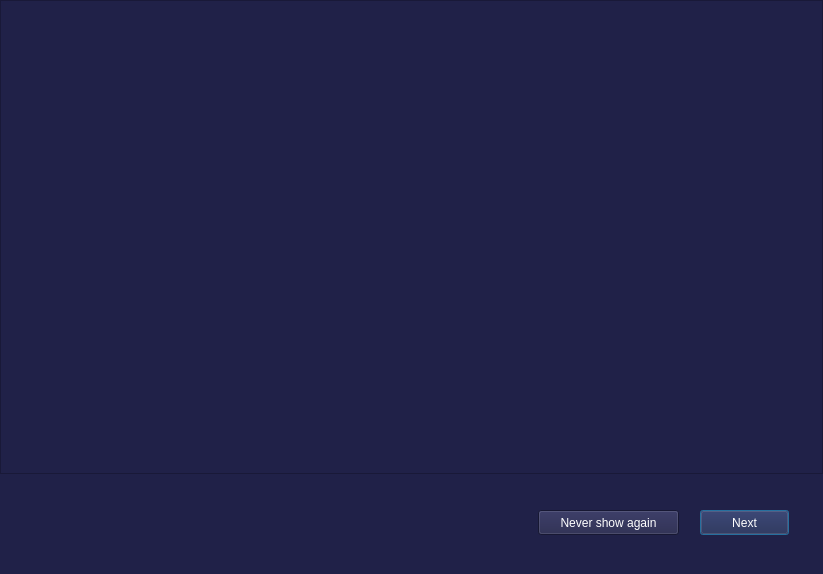
<?xml version="1.0" encoding="UTF-8"?>
<ui version="4.0">
 <class>tutorial</class>
 <widget class="QDialog" name="tutorial">
  <property name="geometry">
   <rect>
    <x>0</x>
    <y>0</y>
    <width>823</width>
    <height>574</height>
   </rect>
  </property>
  <property name="windowTitle">
   <string>Tutorial</string>
  </property>
  <property name="styleSheet">
   <string notr="true">background:rgb(32, 33, 72); 
color:white;</string>
  </property>
  <widget class="QTextEdit" name="textEdit">
   <property name="geometry">
    <rect>
     <x>0</x>
     <y>0</y>
     <width>823</width>
     <height>474</height>
    </rect>
   </property>
  </widget>
  <widget class="QPushButton" name="pushButton">
   <property name="geometry">
    <rect>
     <x>700</x>
     <y>510</y>
     <width>89</width>
     <height>25</height>
    </rect>
   </property>
   <property name="text">
    <string>Next</string>
   </property>
  </widget>
  <widget class="QPushButton" name="pushButton_2">
   <property name="geometry">
    <rect>
     <x>538</x>
     <y>510</y>
     <width>141</width>
     <height>25</height>
    </rect>
   </property>
   <property name="text">
    <string>Never show again</string>
   </property>
  </widget>
 </widget>
 <resources/>
 <connections/>
</ui>
